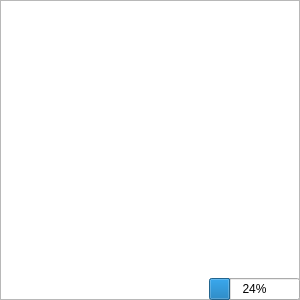
<?xml version="1.0" encoding="UTF-8"?>
<ui version="4.0">
 <class>PreviewWidgetWithProgressBar</class>
 <widget class="QWidget" name="PreviewWidgetWithProgressBar">
  <property name="geometry">
   <rect>
    <x>0</x>
    <y>0</y>
    <width>300</width>
    <height>300</height>
   </rect>
  </property>
  <property name="windowTitle">
   <string>Form</string>
  </property>
  <layout class="QGridLayout" name="gridLayout">
   <property name="leftMargin">
    <number>0</number>
   </property>
   <property name="topMargin">
    <number>0</number>
   </property>
   <property name="rightMargin">
    <number>0</number>
   </property>
   <property name="bottomMargin">
    <number>0</number>
   </property>
   <property name="horizontalSpacing">
    <number>0</number>
   </property>
   <item row="0" column="0">
    <widget class="PreviewWidget" name="preview">
     <property name="focusPolicy">
      <enum>Qt::NoFocus</enum>
     </property>
    </widget>
   </item>
   <item row="0" column="0" alignment="Qt::AlignRight|Qt::AlignBottom">
    <widget class="QProgressBar" name="progressBar">
     <property name="value">
      <number>24</number>
     </property>
    </widget>
   </item>
  </layout>
 </widget>
 <customwidgets>
  <customwidget>
   <class>PreviewWidget</class>
   <extends>QGraphicsView</extends>
   <header>previewWidget</header>
  </customwidget>
 </customwidgets>
 <resources/>
 <connections/>
</ui>
